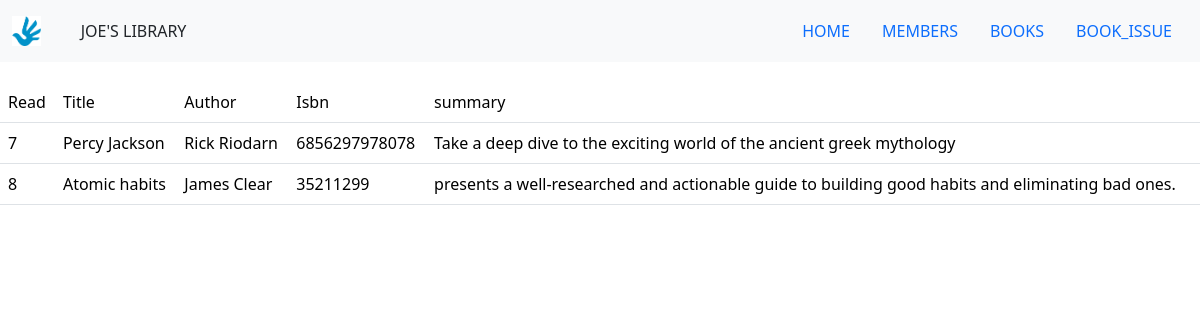
Page /viewbooks on the committed database.
### lms_app/models.py (models this page shows, shortened)
class Book(models.Model):
    title = models.CharField(max_length=200)
    author = models.CharField(default='',max_length=200)
    summary = models.TextField(default='', max_length=1000, help_text="Enter a brief description of the book")
    isbn = models.CharField('ISBN', max_length=13,
                            unique=True,
                            help_text='13 Character <a href="https://www.isbn-international.org/content/what-isbn'
                                      '">ISBN number</a>')
    active = models.BooleanField(default=True)

### lms_app/views.py (the view)
# urls.py: path('viewbooks', viewbooks),
def viewbooks(request):
    books = Book.objects.all()
    return render(request,"viewbooks.html",context={"current_tab": "viewbooks","books":books})

### lms_app/Templates/viewbooks.html (shortened to what this page needs)
<!DOCTYPE html>
{% extends "index.html" %}
{% load static %}
{% block main_content %}
 <div class="row " style="margin-top: 20px;">
            <div class="container" style="overflow-y: auto;height:400px ">
                <table class="table table-hover">
                    <thead style="background-color: #1CDBB6;">
                    <tr>
                        <td>Read</td>
                        <td>Title</td>
                        <td>Author</td>
                        <td>Isbn</td>
                        <td>summary</td>
                    </tr>
                    </thead>
                    <tbody>
                    {% for book in books %}
                    <tr>
                        <td>{{book.id}}</td>
                        <td>{{book.title}}</td>
                        <td>{{book.author}}</td>
                        <td>{{book.isbn}}</td>
                        <td>{{book.summary}}</td>
                    </tr>
                    {% endfor %}
                    </tbody>
                </table>
            </div>
        </div>
{% endblock %}

### rows in the picture
Book: id "7", title "Percy Jackson", author "Rick Riodarn", isbn "6856297978078", summary "Take a deep dive to the exciting world of the ancient greek mythology"
Book: id "8", title "Atomic habits", author "James Clear", isbn "35211299", summary "presents a well-researched and actionable guide to building good habits and eliminating bad ones."
